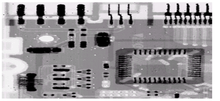
%> input picture Images/circuit_board_2.png, 220 x 101 px, shrunk from 834 x 384 before the run
$ octave Median_Max_Min_Filtering.m   (GNU Octave 9; MATLAB toolbox functions it lacks are replaced by stand-ins)
%> lines starting %> are read from the running program, lines starting %| are printed output that depends on the picture
clc;
clear all;
close all;
img1 = imread('Images\circuit_board_2.png');
%> img1 is the input picture: size 101x220x3 uint8; mean R, G, B 156.7, 153.9, 156.7
img1 = rgb2gray(img1);
%> img1: size 101x220 uint8
img = imnoise(img1,'salt & pepper',0.01);
img = double(img);
%> img: size 101x220 double

%noise = imnoise(img,'salt & pepper',0.1);
%figure; imshow(uint8(noise));

k = input('Enter size of Filter : ');
%> the answer given: 3
[n,m] = size(img);
%> n = 101; m = 220

fr = floor(k/2);
fr = fr+1;


for i=1:n
    for j=1:m
        window = zeros(k*k,1);
        x = 1;
        for p=i-(fr-1):i+fr-1
            if(p<1)  %At the edges of an image we are missing pixels to form a neighbourhood.
                p = 1;
            end
            if(p>n)
                p = n;
            end
            for q=j-(fr-1):j+fr-1
                if(q<1)
                    q = 1;
                end
                if(q>m)
                    q = m;
                end
                window(x) = img(p,q);
                x = x+1;
            end
        end
        med = sort(window);
        medfilted(i,j) = double(med(fr));
        minfilted(i,j) = double(med(1));
        maxfilted(i,j) = double(med(k*k));
    end
end
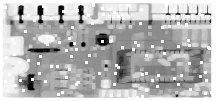
%> maxfilted: size 101x220 double; min 0, max 255, mean 183.6
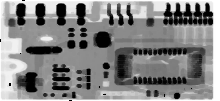
%> medfilted: size 101x220 double; min 0, max 255, mean 133.7
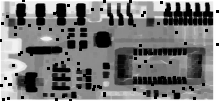
%> minfilted: size 101x220 double; min 0, max 255, mean 122.3
%> after the loop, p = 101; q = 220; window = [255; 255; 255; 255; 255; 255; 255; 255; 255]

figure; imshow(uint8(img1)); title('Original Image');
figure; imshow(uint8(img)); title('After Adding salt & pepper noise');
figure; imshow(uint8(medfilted)); title('After Median Filter');


figure; imshow(uint8(minfilted)); title('After Min Filter');
figure; imshow(uint8(maxfilted)); title('After Max Filter');

$ run again, with Images/circuit_board_1.png copied over Images/circuit_board_2.png
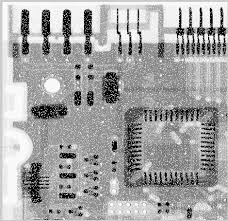
%> input picture Images/circuit_board_1.png, 228 x 221 px
%> img1 is the input picture: size 221x228x3 uint8; min 0, max 255, mean 165.5
%> img1: size 221x228 uint8
%> after the loop `for i=1:n`:
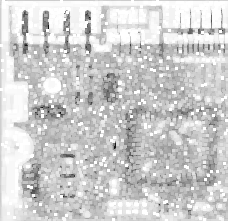
%> maxfilted: size 221x228 double; min 13, max 255, mean 206.3
%> after the loop `for i=1:n`:
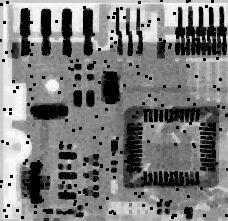
%> minfilted: size 221x228 double; min 0, max 252, mean 122.5
%> after the loop `for i=1:n`: p = 221; q = 228; window = [189; 193; 193; 206; 207; 207; 206; 207; 207]

$ run again, with Images/circuit_board_3.png copied over Images/circuit_board_2.png
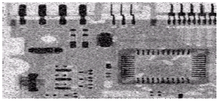
%> input picture Images/circuit_board_3.png, 220 x 101 px, shrunk from 836 x 384 before the run
%> img1 is the input picture: size 101x220x3 uint8; mean R, G, B 150.9, 147.7, 150.9
%> img1: size 101x220 uint8
%> after the loop `for i=1:n`:
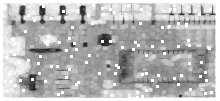
%> maxfilted: size 101x220 double; min 21, max 255, mean 182
%> after the loop `for i=1:n`:
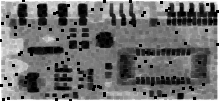
%> minfilted: size 101x220 double; min 0, max 255, mean 111.3
%> after the loop `for i=1:n`: p = 101; q = 220; window = [255; 255; 255; 255; 255; 255; 255; 255; 255]

$ run again, with Images/circuit_board_4.png copied over Images/circuit_board_2.png
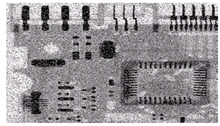
%> input picture Images/circuit_board_4.png, 220 x 126 px, shrunk from 663 x 380 before the run
%> img1 is the input picture: size 126x220x3 uint8; mean R, G, B 152.7, 149.7, 152.7
%> img1: size 126x220 uint8
%> after the loop `for i=1:n`:
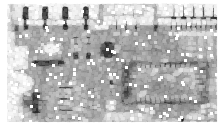
%> maxfilted: size 126x220 double; min 23, max 255, mean 188.3
%> after the loop `for i=1:n`:
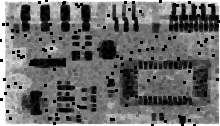
%> minfilted: size 126x220 double; min 0, max 255, mean 107.9
%> after the loop `for i=1:n`: p = 126; q = 220; window = [255; 255; 255; 255; 255; 255; 255; 255; 255]
